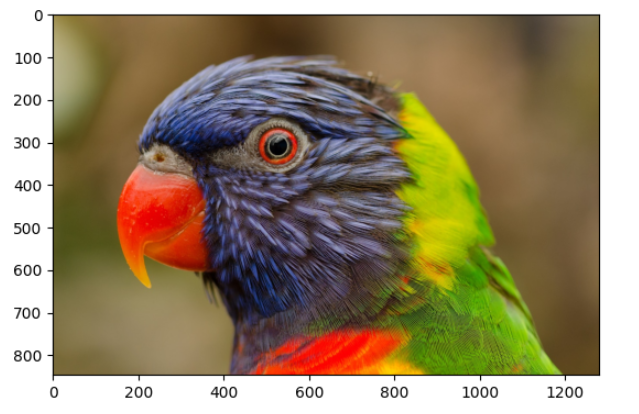
#> input picture 1_qQbo4YRT32LfyXRWdR1irQ.png, 639 x 414 px, found by its file name
$ python HSL_Color.py
#> lines starting #> are read from the running program, lines starting #| are printed output that depends on the picture
import cv2
import numpy as np

img = cv2.imread(r"C:\Users\medin\Desktop\Demo_OpenCV\1_qQbo4YRT32LfyXRWdR1irQ.png")
#> img is the input picture: shape (414, 639, 3); mean B, G, R 106.9, 136.1, 151.2
img = cv2.resize(img, (500, 400))
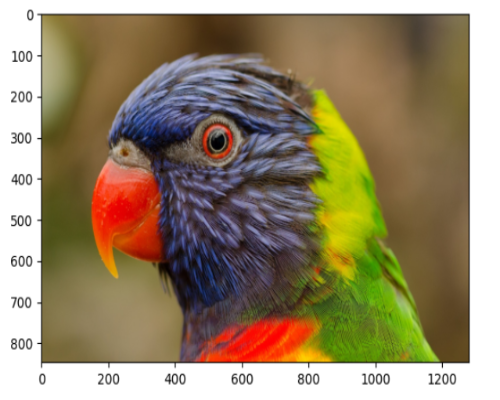
#> img: shape (400, 500, 3); mean B, G, R 106.9, 136.1, 151.2

hls = cv2.cvtColor(img, cv2.COLOR_BGR2HLS)
#> hls: shape (400, 500, 3); mean of channels 0, 1, 2 32.5, 130.1, 77.8

cv2.namedWindow("HLS Adjust")

def nothing(x):
    pass

cv2.createTrackbar("Hue", "HLS Adjust", 0, 179, nothing)
#> slider 'Hue' is set to 59
cv2.createTrackbar("Lightness", "HLS Adjust", 0, 255, nothing)
#> slider 'Lightness' is set to 51
cv2.createTrackbar("Saturation", "HLS Adjust", 0, 255, nothing)
#> slider 'Saturation' is set to 85

while True:
    h = cv2.getTrackbarPos("Hue", "HLS Adjust")
    l = cv2.getTrackbarPos("Lightness", "HLS Adjust")
    s = cv2.getTrackbarPos("Saturation", "HLS Adjust")

    h_channel, l_channel, s_channel = cv2.split(hls)
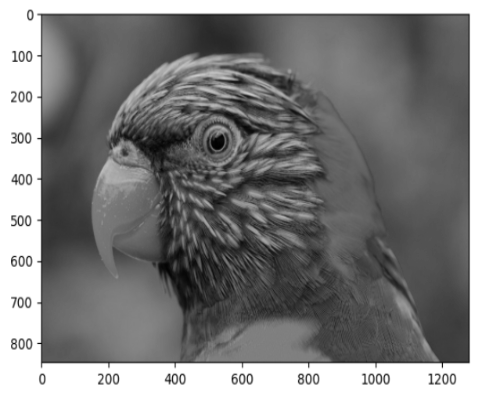
#> l_channel: shape (400, 500); min 0, max 255, mean 130.1
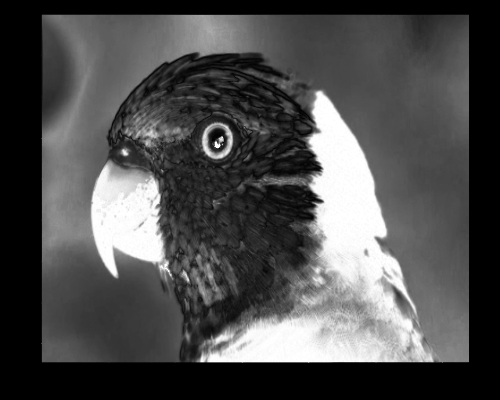
#> s_channel: shape (400, 500); min 0, max 255, mean 77.8

    h_channel = cv2.add(h_channel, h)
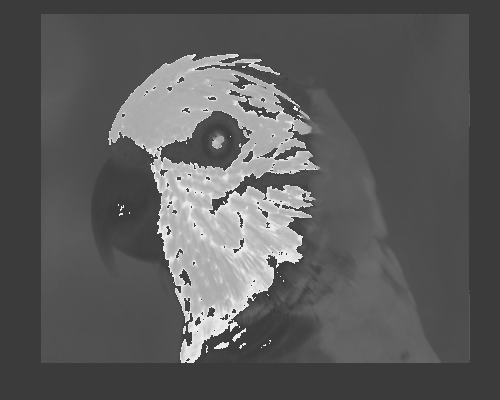
#> h_channel: shape (400, 500); min 59, max 239, mean 91.5
    l_channel = cv2.add(l_channel, l)
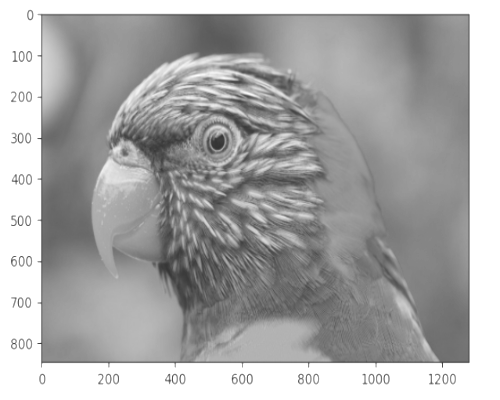
#> l_channel: shape (400, 500); min 51, max 255, mean 169.4
    s_channel = cv2.add(s_channel, s)
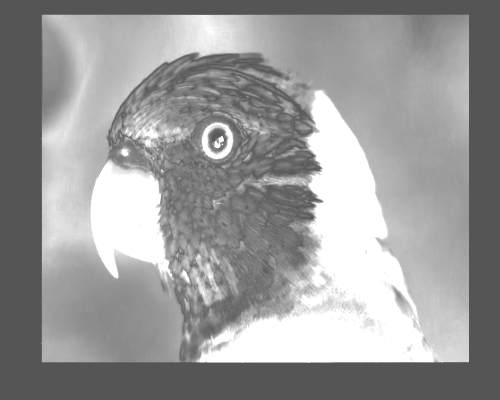
#> s_channel: shape (400, 500); min 85, max 255, mean 154.2

    hls_modified = cv2.merge([h_channel, l_channel, s_channel])
#> hls_modified: shape (400, 500, 3); mean of channels 0, 1, 2 91.5, 169.4, 154.2
    result = cv2.cvtColor(hls_modified, cv2.COLOR_HLS2BGR)
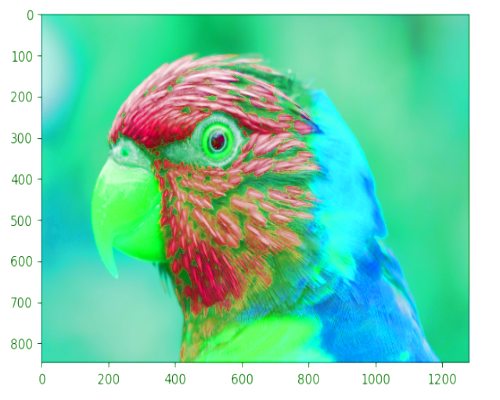
#> result: shape (400, 500, 3); mean B, G, R 177.4, 210.1, 128.2

    cv2.imshow("HLS Adjust", result)

    if cv2.waitKey(1) & 0xFF == 27:
#> (key Esc is pressed here)
        break

cv2.destroyAllWindows()
